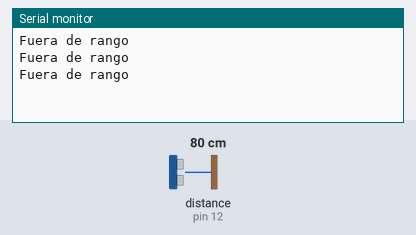
Simulated run of this sketch. Board: Arduino Uno, built with avr-gcc and run on an emulated ATmega328P. On the bench: the last lines printed to the serial monitor. Wiring (inferred from the names in the program): ultrasonic range finder: trigger pin 13; echo pin 12. The inputs (shaded band) are chosen by the test bench; at power-on: distance to the obstacle (sensor on pin 12) 80 cm. The echo pulse lasts 58.3 µs per cm.

Above: at 1.3 s.
1.4 s: distance to the obstacle (sensor on pin 12) set to 2 cm
At 1.9 s:
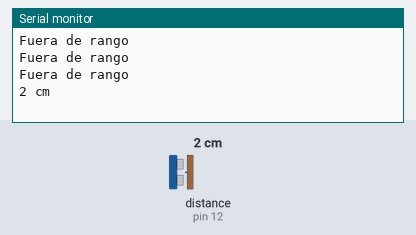
3.5 s: distance to the obstacle (sensor on pin 12) set to 4 cm
At 3.9 s:
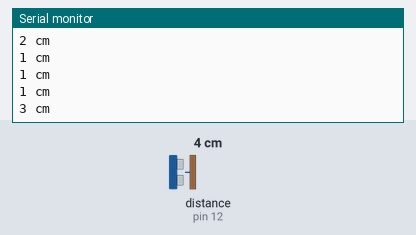
Timing chart, 0 to 6.5 s (numbered marks = the images above; inputs shaded):
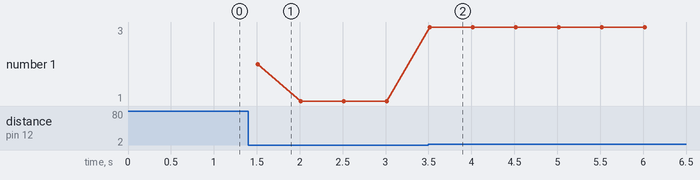

Measured:
- after the input at 1.4 s, the serial monitor: prints a new line after 0.11 s (image 1)
- after the input at 3.5 s, the serial monitor: prints a new line at once (image 2)
- plotted number 1: 1 → 3 after the input at 3.5 s

The sketch:

HCSR04.ino
```cpp
#define trigPin 13
#define echoPin 12

int timeOut = 3000; //50m Max.

void setup(){
  Serial.begin (9600);
  pinMode(trigPin, OUTPUT);
  pinMode(echoPin, INPUT);
}

void loop(){
  long time, distance;
  // Inicio
  digitalWrite(trigPin, LOW);
  delayMicroseconds(2);
  // Disparo
  digitalWrite(trigPin, HIGH);
  delayMicroseconds(10);
  // Fin de disparo
  digitalWrite(trigPin, LOW);
  // Capturamos retorno
  time = pulseIn(echoPin, HIGH, timeOut);
  // Calculamos distancia
  distance = time/29/2;
  if(time==0 || time==timeOut){
    Serial.println("Fuera de rango");
  }else{
    Serial.print(distance);
    Serial.println(" cm");
  }
  delay(500);
}
```
